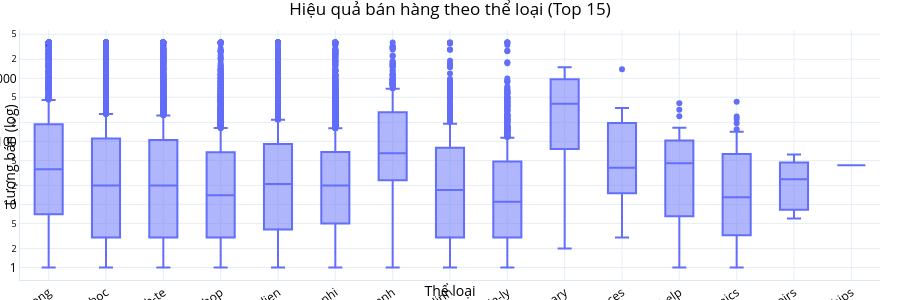

Notebook cell for this chart:
### Markdown cell above
## Tab 3: Distribution & Product
Phân tích theo danh mục, sách, số trang... từ `tab_distribution_product.py`.

### Code cell
from dashboard.tabs.tab_distribution_product import (
    _q2_category_boxplot,
    _q10_pages_vs_sold,
    _q12_niche_market,
    _stacked_bar_genre_pages
)

print("Biểu đồ: Hiệu quả bán hàng theo thể loại")
_q2_category_boxplot(df, colors)

print("\nBiểu đồ: Phân vùng danh mục/ngách")
_q12_niche_market(df, colors)

print("\nBiểu đồ: Số trang vs Doanh số")
_q10_pages_vs_sold(df, colors)

print("\nBiểu đồ: Phân bố số trang theo Thể loại")
_stacked_bar_genre_pages(df, colors)

### Figure 1 — Plotly figure (JSON) as saved in the notebook; plotly's stock layout.template omitted (floating-point values rounded to 4 significant figures; data arrays with more than 128 entries replaced by an {"elided": "..."} marker saying what was removed)
{"data": [{"alignmentgroup": "True", "hovertemplate": "Thể loại=%{x}<br>Lượng bán (log)=%{y}<extra></extra>", "legendgroup": "", "marker": {"color": "#636EFA"}, "name": "", "notched": false, "offsetgroup": "", "orientation": "v", "showlegend": false, "type": "box", "x": {"elided": "20713 str values"}, "x0": " ", "xaxis": "x", "y": {"elided": "20713 float values"}, "y0": " ", "yaxis": "y"}], "layout": {"boxmode": "group", "font": {"color": "#000000"}, "height": 300, "legend": {"tracegroupgap": 0}, "margin": {"b": 20, "l": 20, "r": 20, "t": 30}, "paper_bgcolor": "rgba(0,0,0,0)", "plot_bgcolor": "rgba(0,0,0,0)", "showlegend": false, "title": {"font": {"color": "#000000"}, "text": "Hiệu quả bán hàng theo thể loại (Top 15)"}, "xaxis": {"anchor": "y", "domain": [0, 1], "gridcolor": "#e7edf5", "linecolor": "#dbe7f2", "showgrid": true, "tickangle": -35, "tickfont": {"color": "#000000"}, "title": {"font": {"color": "#000000"}, "text": "Thể loại"}, "zerolinecolor": "#dbe7f2"}, "yaxis": {"anchor": "x", "domain": [0, 1], "gridcolor": "#e7edf5", "linecolor": "#dbe7f2", "showgrid": true, "tickfont": {"color": "#000000"}, "title": {"font": {"color": "#000000"}, "text": "Lượng bán (log)"}, "type": "log", "zerolinecolor": "#dbe7f2"}}}
